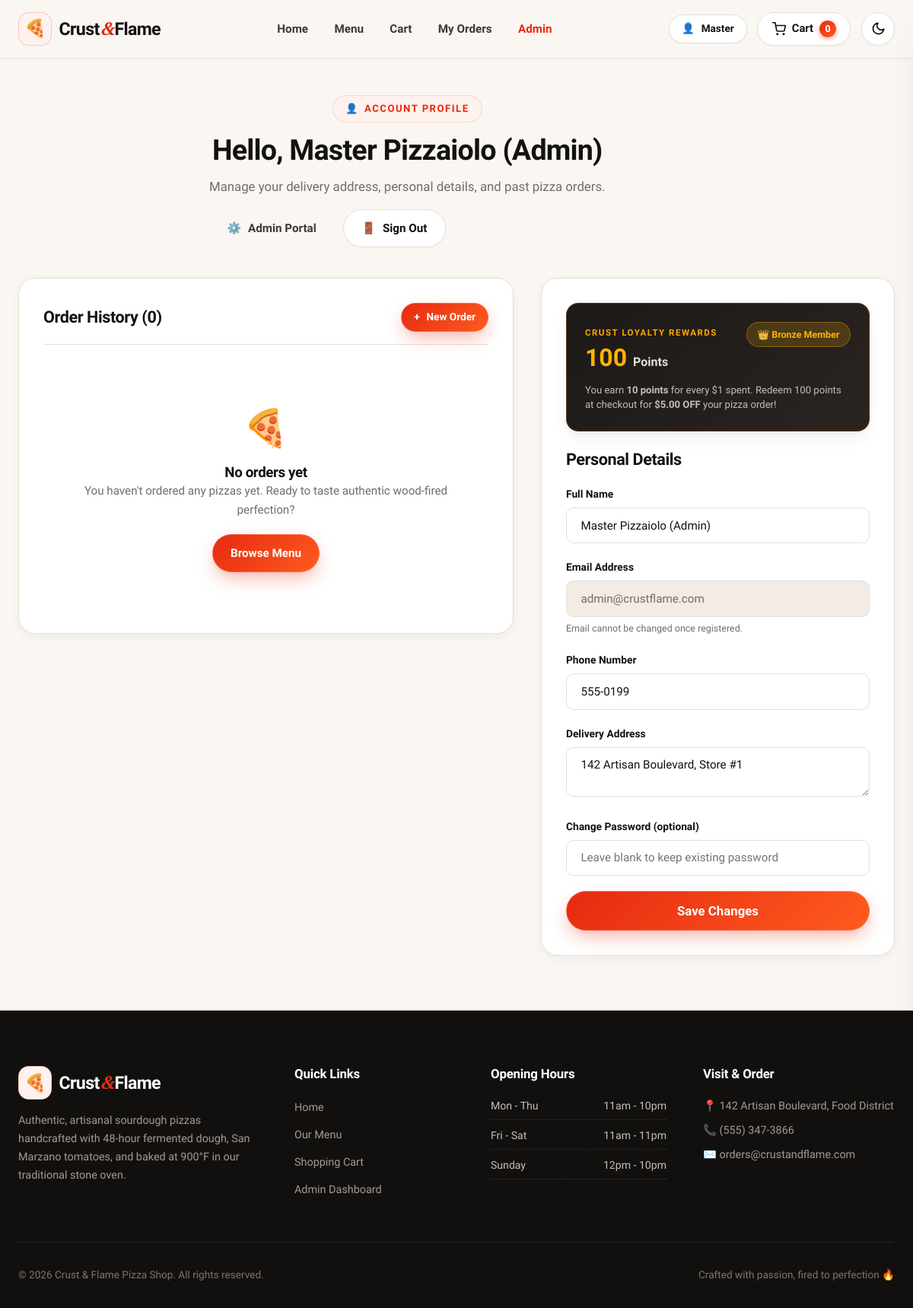
The page /profile (signed in) on the database as committed earlier.
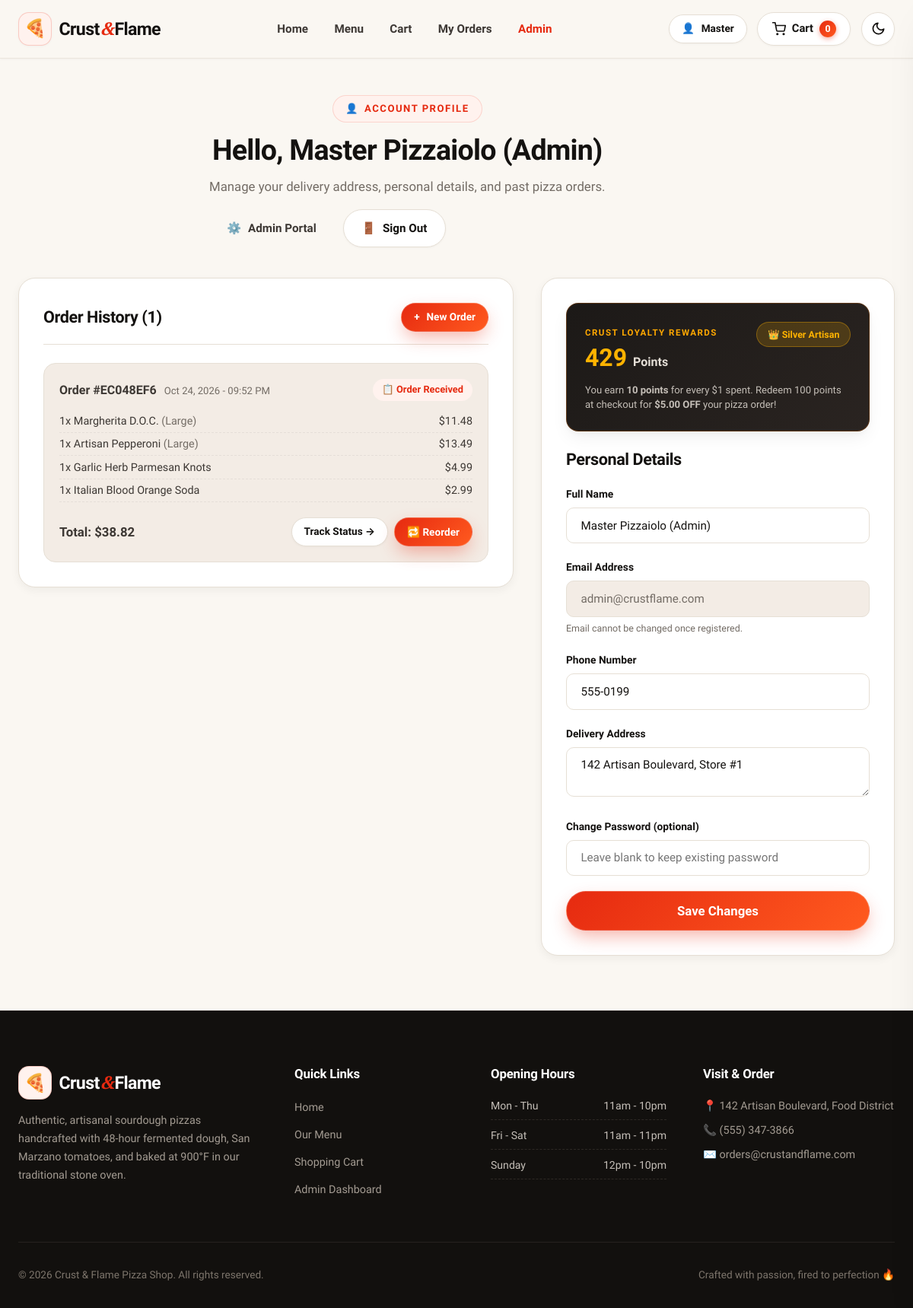
The same page on the database as committed later.
### app/models/user.py (models this page shows, shortened)
class User(Base):
    __tablename__ = "users"
    id = Column(Integer, primary_key=True, index=True)
    email = Column(String(120), unique=True, index=True, nullable=False)
    hashed_password = Column(String(255), nullable=False)
    full_name = Column(String(100), nullable=False)
    phone = Column(String(30), nullable=True)
    address = Column(String(255), nullable=True)
    role = Column(String(20), default="customer", nullable=False)  # 'customer', 'staff', 'admin'
    loyalty_points = Column(Integer, default=100, nullable=False)
    is_active = Column(Boolean, default=True, nullable=False)
    created_at = Column(DateTime, default=datetime.utcnow)
    orders = relationship("Order", back_populates="user", cascade="all, delete-orphan")
    reviews = relationship("Review", back_populates="user", cascade="all, delete-orphan")

### app/models/order.py (models this page shows, shortened)
class Order(Base):
    __tablename__ = "orders"
    id = Column(Integer, primary_key=True, index=True)
    order_number = Column(String(36), unique=True, index=True, default=lambda: str(uuid.uuid4())[:8].upper())
    user_id = Column(Integer, ForeignKey("users.id", ondelete="SET NULL"), nullable=True)
    customer_name = Column(String(100), nullable=False)
    customer_email = Column(String(100), nullable=False)
    customer_phone = Column(String(30), nullable=True)
    address = Column(Text, nullable=False)
    delivery_notes = Column(Text, nullable=True)
    subtotal = Column(Float, default=0.0)
    tax = Column(Float, default=0.0)
    delivery_fee = Column(Float, default=0.0)
    discount = Column(Float, default=0.0)
    tip_amount = Column(Float, default=0.0)
    total = Column(Float, default=0.0)
    coupon_code = Column(String(50), nullable=True)
    points_earned = Column(Integer, default=0)
    points_redeemed = Column(Integer, default=0)
    order_type = Column(String(20), default="delivery")  # 'delivery' or 'pickup'
    payment_method = Column(String(30), default="cod")  # 'cod', 'card', 'online'
    payment_status = Column(String(30), default="pending")  # 'pending', 'paid', 'refunded'
    status = Column(String(50), default="Received")  # 'Received', 'Preparing', 'Out for Delivery', 'Delivered', 'Cancelled'
    created_at = Column(DateTime, default=datetime.utcnow)
    updated_at = Column(DateTime, default=datetime.utcnow, onupdate=datetime.utcnow)
    user = relationship("User", back_populates="orders")
    items = relationship("OrderItem", back_populates="order", cascade="all, delete-orphan")

class OrderItem(Base):
    __tablename__ = "order_items"
    id = Column(Integer, primary_key=True, index=True)
    order_id = Column(Integer, ForeignKey("orders.id", ondelete="CASCADE"), nullable=False)
    menu_item_id = Column(Integer, ForeignKey("menu_items.id"), nullable=True)
    pizza_id = Column(Integer, nullable=True)  # legacy column support
    crust_id = Column(Integer, ForeignKey("crusts.id"), nullable=True)
    size = Column(String(20), default="Regular")  # Small, Medium, Large, Regular
    quantity = Column(Integer, default=1)
    price = Column(Float, nullable=False, default=0.0)  # legacy column & price
    unit_price = Column(Float, nullable=True, default=0.0)
    line_total = Column(Float, default=0.0)
    special_instructions = Column(String(200), nullable=True)
    order = relationship("Order", back_populates="items")
    menu_item = relationship("MenuItem", foreign_keys=[menu_item_id], back_populates="order_items")
    crust = relationship("Crust")
    toppings = relationship("OrderItemTopping", back_populates="order_item", cascade="all, delete-orphan")

### app/models/menu.py (models this page shows, shortened)
class MenuItem(Base):
    __tablename__ = "menu_items"
    id = Column(Integer, primary_key=True, index=True)
    name = Column(String(100), unique=True, nullable=False)
    slug = Column(String(100), unique=True, index=True, nullable=False)
    description = Column(Text, default="")
    base_price = Column(Float, nullable=False)
    category_id = Column(Integer, ForeignKey("categories.id"), nullable=False)
    image_filename = Column(String(255), default="default_pizza.jpeg")
    is_vegetarian = Column(Boolean, default=False)
    is_spicy = Column(Boolean, default=False)
    is_featured = Column(Boolean, default=False)
    is_available = Column(Boolean, default=True)
    created_at = Column(DateTime, default=datetime.utcnow)
    category = relationship("Category", back_populates="items")
    order_items = relationship("OrderItem", back_populates="menu_item")
    reviews = relationship("Review", back_populates="menu_item", cascade="all, delete-orphan")

### app/routers/auth.py (the view)
@router.get("/profile", response_class=HTMLResponse)
def user_profile(
    request: Request,
    current_user: User = Depends(get_current_user),
    db: Session = Depends(get_db)
):
    orders = current_user.orders
    orders_sorted = sorted(orders, key=lambda x: x.created_at, reverse=True)
    return templates.TemplateResponse(
        "auth/profile.html",
        {"request": request, "user": current_user, "orders": orders_sorted}
    )

### app/templates/auth/profile.html (shortened to what the changed rows need)
{% extends "base.html" %}
{% block content %}
<div class="cart-page-header">
  <div style="display: flex; justify-content: space-between; align-items: center; flex-wrap: wrap; gap: 1rem;">
    <div>
      <div class="section-tag">
        <span>👤</span> Account Profile
      </div>
      <h1 class="section-title">Hello, {{ user.full_name }}</h1>
      <p class="section-subtitle">
        Manage your delivery address, personal details, and past pizza orders.
      </p>
    </div>
  </div>
</div>
<div class="cart-layout">
  <div class="cart-card">
    <div class="cart-card-header">
      <h2>Order History ({{ orders|length }})</h2>
      <a href="/#menu" class="btn btn-sm btn-primary">
        <span>+</span> New Order
      </a>
    </div>
    {% if orders %}
      <div style="display: flex; flex-direction: column; gap: 1.25rem;">
        {% for ord in orders %}
          <div style="border: 1px solid var(--border-color); border-radius: var(--radius-md); padding: 1.25rem; background: var(--bg-subtle);">
            <div style="display: flex; justify-content: space-between; align-items: center; flex-wrap: wrap; gap: 0.5rem; margin-bottom: 0.75rem;">
              <div>
                <strong>Order #{{ ord.order_number or ord.id }}</strong>
                <span style="font-size: 0.82rem; color: var(--text-muted); margin-left: 6px;">
                  {{ ord.created_at.strftime('%b %d, %Y - %I:%M %p') }}
                </span>
              </div>
              {% set st = ord.status %}
              {% if st == 'Delivered' %}
                <span style="background: var(--secondary-soft); color: var(--secondary); font-weight: 700; font-size: 0.8rem; padding: 0.25rem 0.75rem; border-radius: var(--radius-full);">
                  ✓ Delivered
                </span>
              {% elif st == 'Out for Delivery' %}
                <span style="background: #FFF4E6; color: #D9480F; font-weight: 700; font-size: 0.8rem; padding: 0.25rem 0.75rem; border-radius: var(--radius-full);">
                  🛵 Out for Delivery
                </span>
              {% elif st == 'Preparing' %}
                <span style="background: #E7F5FF; color: #1971C2; font-weight: 700; font-size: 0.8rem; padding: 0.25rem 0.75rem; border-radius: var(--radius-full);">
                  🔥 Baking in Stone Oven
                </span>
              {% else %}
                <span style="background: var(--primary-soft); color: var(--primary); font-weight: 700; font-size: 0.8rem; padding: 0.25rem 0.75rem; border-radius: var(--radius-full);">
                  📋 Order Received
                </span>
              {% endif %}
            </div>
            <ul style="list-style: none; margin: 0.75rem 0; font-size: 0.9rem;">
              {% for it in ord.items %}
                <li style="display: flex; justify-content: space-between; padding: 0.2rem 0; border-bottom: 1px dashed rgba(0,0,0,0.06);">
                  <span>
                    {{ it.quantity }}x {{ it.menu_item.name if it.menu_item else 'Pizza Item' }}
                    {% if it.size and it.size != 'Regular' %}<span style="color: var(--text-muted);">({{ it.size }})</span>{% endif %}
                  </span>
                  <span>${{ '%.2f'|format(it.line_total if it.line_total else it.unit_price * it.quantity) }}</span>
                </li>
              {% endfor %}
            </ul>
            <div style="display: flex; justify-content: space-between; align-items: center; margin-top: 0.75rem; padding-top: 0.5rem;">
              <span style="font-size: 1.05rem; font-weight: 800;">
                Total: ${{ '%.2f'|format(ord.total) }}
              </span>
              <div style="display: flex; gap: 0.5rem;">
                <a href="/orders/{{ ord.id }}" class="btn btn-sm btn-secondary">
                  Track Status &rarr;
                </a>
                <button
                  type="button"
                  class="btn btn-sm btn-primary"
                  onclick="reorderItems({{ ord.id }})"
                >
                  🔁 Reorder
                </button>
              </div>
            </div>
          </div>
        {% endfor %}
      </div>
    {% else %}
      <div style="text-align: center; padding: 3rem 1rem;">
        <span style="font-size: 3rem;">🍕</span>
        <h3 style="margin-top: 0.5rem;">No orders yet</h3>
        <p style="color: var(--text-muted); font-size: 0.95rem; margin-bottom: 1.25rem;">
          You haven't ordered any pizzas yet. Ready to taste authentic wood-fired perfection?
        </p>
        <a href="/#menu" class="btn btn-primary">Browse Menu</a>
      </div>
    {% endif %}
  </div>
  <div class="checkout-card">
    <div style="background: linear-gradient(135deg, #1C1917 0%, #2A2421 100%); color: #FFFFFF; border-radius: var(--radius-md); padding: 1.5rem; margin-bottom: 1.5rem; box-shadow: var(--shadow-md); border: 1px solid rgba(255, 122, 0, 0.25);">
      <div style="display: flex; justify-content: space-between; align-items: flex-start; margin-bottom: 0.85rem;">
        <div>
          <span style="font-size: 0.72rem; text-transform: uppercase; letter-spacing: 1.5px; color: #FFA800; font-weight: 800;">Crust Loyalty Rewards</span>
          <div style="font-size: 2rem; font-weight: 800; color: #FFB300; line-height: 1.2; margin-top: 2px;">
            {{ user.loyalty_points or 0 }} <span style="font-size: 1rem; color: #E5DFD7;">Points</span>
          </div>
        </div>
        <span style="background: rgba(255, 179, 0, 0.18); color: #FFB300; border: 1px solid rgba(255, 179, 0, 0.35); font-size: 0.78rem; font-weight: 800; padding: 0.35rem 0.85rem; border-radius: var(--radius-full);">
          👑 {{ user.loyalty_tier() }}
        </span>
      </div>
    </div>
    <h2 style="font-size: 1.35rem; margin-bottom: 1.25rem;">Personal Details</h2>
    <form method="post" action="/profile">
      <div class="form-group">
        <label class="form-label" for="prof-name">Full Name</label>
        <input
          id="prof-name"
          name="full_name"
          value="{{ user.full_name }}"
          class="form-control"
          required
        />
      </div>
      <div class="form-group">
        <label class="form-label">Email Address</label>
        <input
          type="email"
          value="{{ user.email }}"
          class="form-control"
          disabled
          style="background: var(--bg-subtle); color: var(--text-muted);"
        />
        <div class="form-help">Email cannot be changed once registered.</div>
      </div>
      <div class="form-group">
        <label class="form-label" for="prof-phone">Phone Number</label>
        <input
          id="prof-phone"
          name="phone"
          value="{{ user.phone or '' }}"
          class="form-control"
          placeholder="(555) 000-0000"
        />
      </div>
      <div class="form-group">
        <label class="form-label" for="prof-addr">Delivery Address</label>
        <textarea
          id="prof-addr"
          name="address"
          class="form-control"
          placeholder="Default delivery address"
        >{{ user.address or '' }}</textarea>
      </div>
    </form>
  </div>
</div>
{% endblock %}

### app/templates/base.html (shortened to what the changed rows need)
<!DOCTYPE html>
<html lang="en">
  <head>
    <link rel="stylesheet" href="/static/css/main.css" />
  </head>
  <body>
    <div class="site-wrapper">
      <header class="site-header">
        <div class="container">
          <nav class="navbar">
            <div class="nav-actions">
              {% if user or (request.state.user is defined and request.state.user) %}
                {% set u = user or request.state.user %}
                <a href="/profile" class="btn btn-sm btn-secondary" title="View Profile">
                  <span>👤</span> <span>{{ u.full_name.split(' ')[0] }}</span>
                </a>
              {% else %}
                <a href="/auth/login" class="btn btn-sm btn-secondary" title="Sign In">
                  <span>🔐</span> <span>Sign In</span>
                </a>
              {% endif %}
            </div>
          </nav>
        </div>
      </header>
      <main class="main-content">
        <div class="container">
          {% block content %}{% endblock %}
        </div>
      </main>
    </div>
  </body>
</html>

Rows that differ between the two databases and show on the page:
changed User "Master Pizzaiolo (Admin)": loyalty_points "100" → "429"; loyalty_tier "Bronze Member" → "Silver Artisan"
added Order: order_number "EC048EF6", created_at "Oct 24, 2026 - 09:52 PM", status "📋 Order Received", total "38.82"
added OrderItem: quantity "1", menu_item "Margherita D.O.C.", size "Large", line_total "11.48"
added OrderItem: quantity "1", menu_item "Artisan Pepperoni", size "Large", line_total "13.49"
added OrderItem: quantity "1", menu_item "Garlic Herb Parmesan Knots", line_total "4.99"
added OrderItem: quantity "1", menu_item "Italian Blood Orange Soda", line_total "2.99"
Other text that changed with them:
{{ orders|length }}: "0" → "1"
text no longer shown: "🍕 No orders yet You haven't ordered any pizzas yet. Ready to taste authentic wood-fired perfection? Browse Menu"
